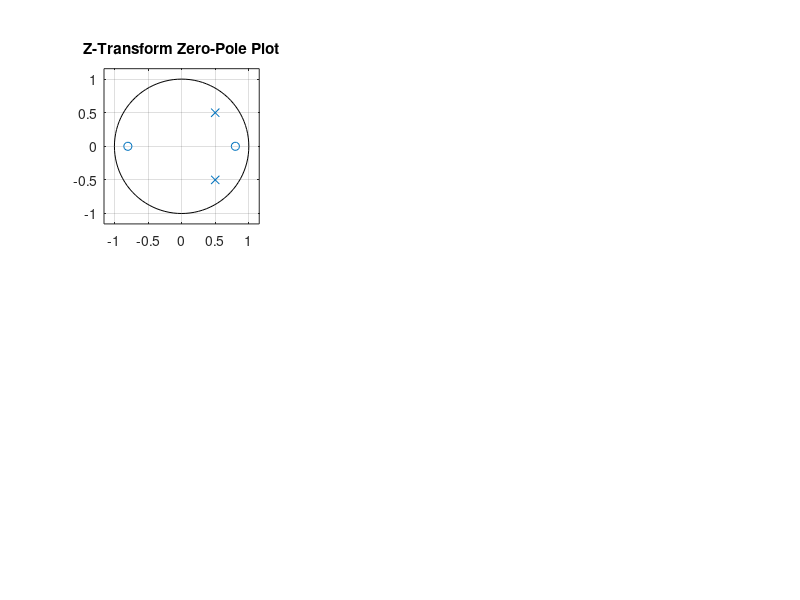

Here is the MATLAB script that generated this plot: (Note: this script raises an error after producing the figure.)
clear;
clc;

% 已知的零点和极点
zeros = [-0.8,0.8];  % 替换为实际的零点值
poles = [0.5+0.5*1j,0.5-0.5*1j];  % 替换为实际的极点值

% 构建分子和分母多项式
B = poly(zeros);
A = poly(poles);

% 构建系统函数H(z)
sys= tf(B, A, 1, 'Variable', 'z');


% 使用zplane函数绘制零极点图
figure;
subplot(231);
zplane(B,A);
title('Z-Transform Zero-Pole Plot');


% 创建网格
L=1.5;
W=L;
step=0.01
[x, y] = meshgrid(-1*L:step:L, -1*W:step:W);
z=x+1j*y;
%H = (z - 1)./(z.^2 - 2 *z + 0.9975);
[N,M]=size(z);



%计算并画出系统响应的幅度曲面
for n=1:N
    for m=1:M
        H(n,m)=evalfr(sys, z(n,m));
    end
end
subplot(232);
mesh(x,y,abs(H));
title('H（Z）的幅度曲面');



%DTFT,在单位圆上取值
t=-10*pi:0.01:10*pi;
x=cos(t);y=sin(t);
z=x+1j*y;
for n=1:length(z)
        H_DTFT(n)=evalfr(sys, z(n));
end


subplot(233);
plot3(x,y,abs(H_DTFT));
title('H（Z）的在单位圆上的幅度曲线');


subplot(234);
plot(t,abs(H_DTFT))
% 自定义X轴刻度和标签
xticks(-10*pi:pi:10*pi);  % 设置刻度位置
xticklabels({'-10\pi','-9\pi', '-8\pi', '-7\pi', '-6\pi',  '-5\pi', '-4\pi','-3\pi','-2\pi','-1\pi','0',...
    '1\pi','2\pi','3\pi','4\pi','5\pi',  '6\pi','7\pi','8\pi','9\pi','10\pi'});  % 设置标签
% 设置X轴的刻度范围
xlim([-10*pi, 10*pi]);
title('将幅度曲线连续展开/DTFT');



t= linspace(-pi,pi,2048);
x=cos(t);y=1j*sin(t);
z=x+y;
for n=1:length(z)
        H_DTFT_2(n)=evalfr(sys, z(n));
end
subplot(235);
plot(t,abs(H_DTFT_2))
% 自定义X轴刻度和标签
xticks(-pi:pi:pi);  % 设置刻度位置
xticklabels({'-1\pi','0', '1\pi'});  % 设置标签
% 设置X轴的刻度范围
xlim([-2*pi, 2*pi]);
title('截取一个周期的DTFT');






t= linspace(-pi,pi,32);

x=cos(t);y=1j*sin(t);
z=x+y;
for n=1:length(z)
        H_DFT(n)=evalfr(sys, z(n));
end

subplot(236);
stem(t,abs(H_DFT))
% 自定义X轴刻度和标签
xticks(-pi:pi:pi);  % 设置刻度位置
xticklabels({'-1\pi','0', '1\pi'});  % 设置标签
% 设置X轴的刻度范围
xlim([-2*pi, 2*pi]);
title('DFT');


